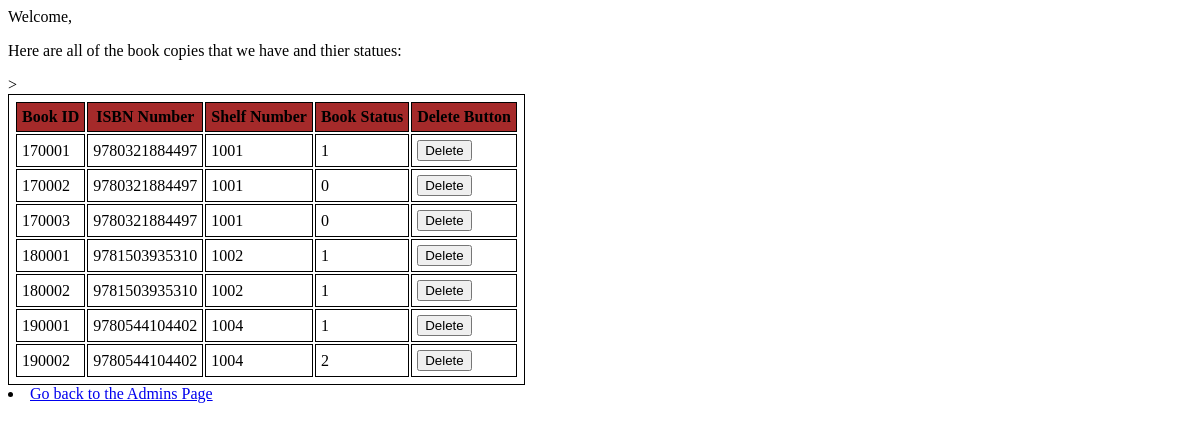
The app's page /BookCopy.php, older data.
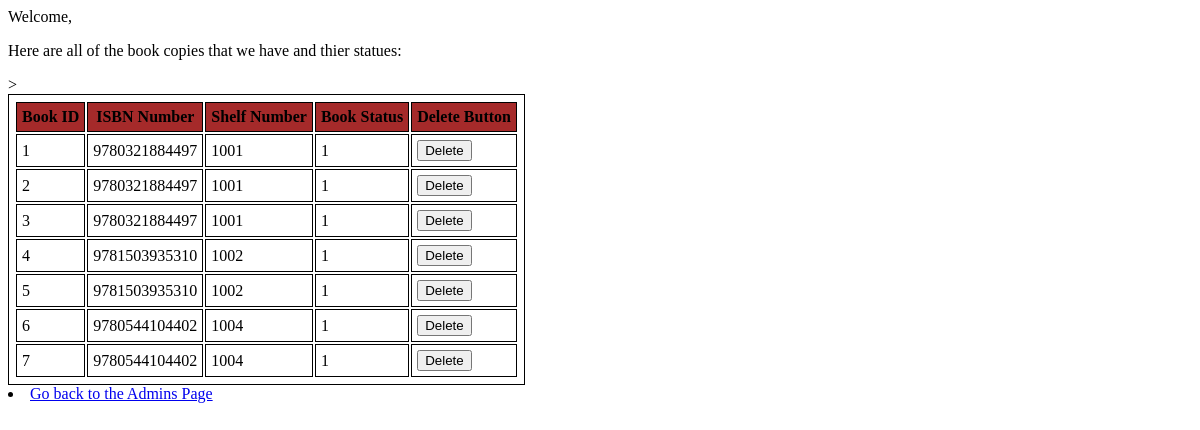
The same page, newer data.
### tables this page shows
CREATE TABLE IF NOT EXISTS BookCopy
(BookID         INT NOT NULL AUTO_INCREMENT,
ISBN         	CHAR(13)       NOT NULL,
ShelfNumber     NUMERIC(10,0)  NOT NULL,
BStatusID       NUMERIC(2,0)  NOT NULL,
CONSTRAINT BookCopy_PK PRIMARY KEY(BookID),
CONSTRAINT BookCopy_FK1 FOREIGN KEY(ShelfNumber) REFERENCES Shelf(ShelfNumber),
CONSTRAINT BookCopy_FK2 FOREIGN KEY(ISBN) REFERENCES Book(ISBN),
CONSTRAINT BookCopy_FK3 FOREIGN KEY(BStatusID) REFERENCES BookStatus(BStatusID));

### BookCopy.php (the view, shortened to what this page needs)
<!DOCTYPE html PUBLIC "-//W3C//DTD XHTML 1.0 Strict//EN" "http://www.w3.org/TR/xhtml1/DTD/xhtml1-strict.dtd">
<html>
<head>
</head>
<body>
<?php
include 'db.inc.php';
$username = $_COOKIE['mycookie'];
echo "Welcome, $username";
try
{
    $sql =  'SELECT * FROM bookcopy';
    $result2 = $pdo->query($sql);
}
catch (PDOException $e)
{
    $error_message = 'Error fetching books: ' . $e->getMessage();
    include 'error.html.php';
    exit();
}
?>
<p>Here are all of the book copies that we have and thier statues:</p>
<table>
    <TR BGCOLOR=#a52a2a>
        <TH>Book ID</TH>
        <TH>ISBN Number</TH>
        <TH>Shelf Number</TH>
        <TH>Book Status </TH>>
        <TH>Delete Button</TH>
    </TR>
    <?php foreach($result2 as $booklist1):?>
        <tr>
            <td><?php echo $booklist1['BookID'];?></td>
            <td><?php echo $booklist1['ISBN'];?></td>
            <td><?php echo $booklist1['ShelfNumber'];?></td>
            <td><?php echo $booklist1['BStatusID'];?></td>
            <td>
                <form action="DeleteABook.php" method="post">
                    <input type="submit" value="Delete">
                </form>
            </td>
        </tr>
    <?php endforeach;?>
</table>
</body>
<li><a href="links.php">Go back to the Admins Page</a></li>
</html>

### BookCopy.php (style rules this page uses)
table,th,td { border:1px solid black; padding:5px; }

Row changes from the older to the newer data that the page shows:
removed bookcopy: BookID "170001", ISBN "9780321884497", ShelfNumber "1001", BStatusID "1"
removed bookcopy: BookID "170002", ISBN "9780321884497", ShelfNumber "1001", BStatusID "0"
removed bookcopy: BookID "170003", ISBN "9780321884497", ShelfNumber "1001", BStatusID "0"
removed bookcopy: BookID "180001", ISBN "9781503935310", ShelfNumber "1002", BStatusID "1"
removed bookcopy: BookID "180002", ISBN "9781503935310", ShelfNumber "1002", BStatusID "1"
removed bookcopy: BookID "190001", ISBN "9780544104402", ShelfNumber "1004", BStatusID "1"
removed bookcopy: BookID "190002", ISBN "9780544104402", ShelfNumber "1004", BStatusID "2"
added bookcopy: BookID "1", ISBN "9780321884497", ShelfNumber "1001", BStatusID "1"
added bookcopy: BookID "2", ISBN "9780321884497", ShelfNumber "1001", BStatusID "1"
added bookcopy: BookID "3", ISBN "9780321884497", ShelfNumber "1001", BStatusID "1"
added bookcopy: BookID "4", ISBN "9781503935310", ShelfNumber "1002", BStatusID "1"
added bookcopy: BookID "5", ISBN "9781503935310", ShelfNumber "1002", BStatusID "1"
added bookcopy: BookID "6", ISBN "9780544104402", ShelfNumber "1004", BStatusID "1"
added bookcopy: BookID "7", ISBN "9780544104402", ShelfNumber "1004", BStatusID "1"
